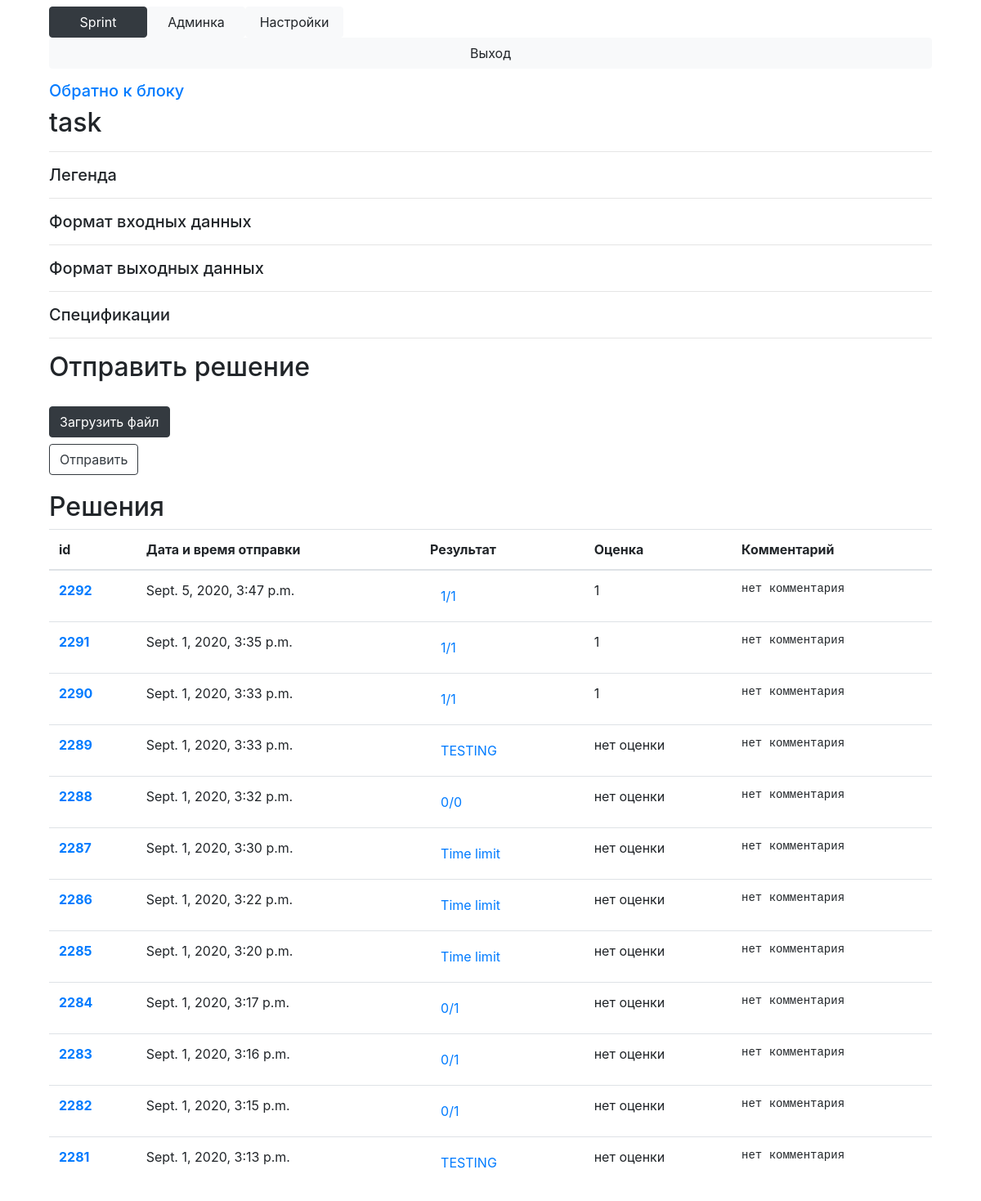
Page /task?id=1 (signed in) on the earlier database version.
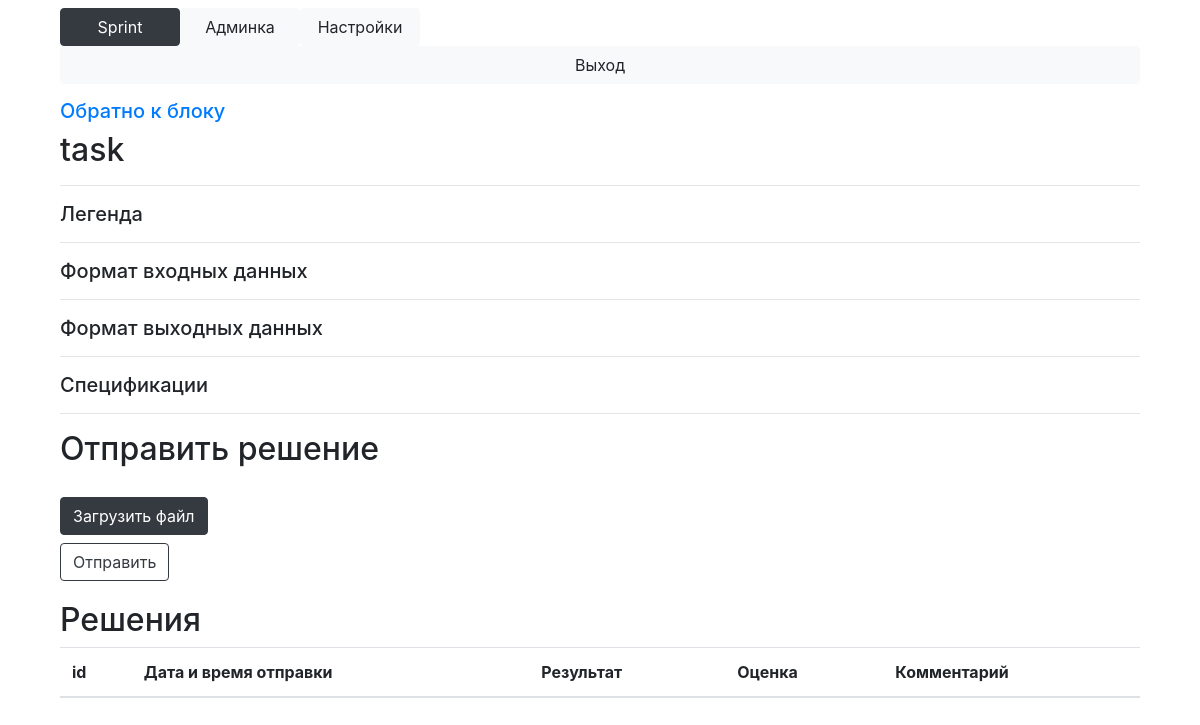
Same page on the later database version.
### Main/models.py (models this page shows, shortened)
class Task(models.Model):
    name = models.TextField()
    block = models.ForeignKey(Block, on_delete=models.CASCADE)
    legend = models.TextField(default='')
    input = models.TextField(default='')
    output = models.TextField(default='')
    specifications = models.TextField(default='')
    time_limit = models.IntegerField(default=10000)
    weight = models.FloatField(default=1.0)
    max_mark = models.IntegerField(default=10)
    max_solutions_count = models.IntegerField(default=10)

class Solution(models.Model):
    task = models.ForeignKey(Task, on_delete=models.CASCADE)
    user = models.ForeignKey(User, on_delete=models.CASCADE)
    result = models.TextField()
    details = models.TextField(default='')
    time_sent = models.DateTimeField(null=True)
    mark = models.IntegerField(null=True)
    comment = models.TextField(default='')
    @property
    def mark_property(self):
        return str(self.mark) if self.mark is not None else 'нет оценки'
    @property
    def comment_property(self):
        return self.comment if self.comment else 'нет комментария'

### Main/views.py (the view, shortened to what this page needs)
# urls.py: path('task', views.task),
def task(request):
    current_task = Task.objects.get(id=request.GET['id'])
    user = request.user
    if not check_permission_block(user, current_task.block):
        return HttpResponseRedirect('/main')
    can_send = len(Solution.objects.filter(user=request.user, task=current_task)) < current_task.max_solutions_count
    return render(request, 'task.html', context={'is_admin': check_admin(user),
                                                 'task': current_task,
                                                 'solutions': reversed(Solution.objects.filter(task=current_task, user=user)),
                                                 'can_send': can_send,
                                                 'can_edit': check_admin_on_course(request.user, current_task.block.course)})

### Main/main.py (called while the page is built, shortened)
def check_login(user):
    return user.is_authenticated

def check_admin(user):
    if check_teacher(user):
        return True

def check_teacher(user):
    return user.is_staff and check_login(user)

def courses_available(user):
    if user.is_superuser:
        return Course.objects.all()
    else:
        return [s.course for s in Subscribe.objects.filter(user=user)]

def blocks_available(user):
    courses = courses_available(user)
    blocks = {}
    is_admin = check_admin(user)
    for course in courses:
        if is_admin:
            blocks[course] = Block.objects.filter(
                course=course
            )
    return blocks

def check_permission_block(user, block):
    blocks = blocks_available(user)
    for course in blocks.keys():
        if block in blocks[course]:
            return True
    return False

def check_admin_on_course(user, course):
    if user.is_superuser:
        return True
    try:
        s = Subscribe.objects.get(user=user, course=course)
    except ObjectDoesNotExist:
        return False
    return s.is_assistant or user.is_staff

### templates/task.html (shortened to what this page needs)
{% extends 'base_main.html' %}
{% block content %}
        <h5>
            <a href="/block?id={{ task.block.id }}">Обратно к блоку</a>
        </h5>
        <h2>
            {{ task.name }}
        </h2>
        <hr>
        <h5>Легенда</h5>
        <hr>
        <h5>Формат входных данных</h5>
        <hr>
        <h5>Формат выходных данных</h5>
        <hr>
        <h5>Спецификации</h5>
        <hr>
        {% if can_send or can_edit %}
            <h2>Отправить решение</h2>
            <form action="" method="POST" enctype="multipart/form-data">
                <label for="file-upload" class="btn btn-dark" style="margin-top: 20px;">
                    Загрузить файл
                </label>
                <br><input type="submit" value="Отправить" class="btn btn-outline-dark">
            </form>
        {% endif %}
        <h2 style="margin-top: 20px;">Решения</h2>
        <table class="table">
            <thead>
                <tr>
                    <th scope="col">id</th>
                    <th scope="col">Дата и время отправки</th>
                    <th scope="col">Результат</th>
                    <th scope="col">Оценка</th>
                    <th scope="col">Комментарий</th>
                </tr>
            </thead>
            <tbody>
                {% for solution in solutions %}
                <tr>
                    <th scope="row">
                        <a href="/solution?id={{ solution.id }}">{{ solution.id }}</a>
                    </th>
                    <td>
                        {{ solution.time_sent }}
                    </td>
                    <td>
                        {% if can_edit %}
                                <button type="button" class="btn btn-link" data-toggle="modal" data-target="#resultModalLong{{ solution.id }}">
                                  {{ solution.result }}
                                </button>
                        {% else %}
                                {{ solution.result }}
                        {% endif %}
                    </td>
                    <td>
                        {{ solution.mark_property }}
                    </td>
                    <td>
<pre>
{{ solution.comment_property }}
</pre>
                    </td>
                </tr>
            {% endfor %}
            </tbody>
        </table>
{% endblock %}

### templates/base_main.html
{% extends 'base.html' %}
{% block header %}
    <div class="row no-gutters top-buffer">
        <div class="col" style="min-width: 100px;">
            <button type="button" class="btn btn-dark btn-block top-button" onclick="main()">Sprint</button>
        </div>
        {% if is_admin %}
            <div class="col" style="min-width: 100px;">
                <button type="button" class="btn btn-light btn-block top-button" onclick="admin()">Админка</button>
            </div>
            <div class="col" style="min-width: 100px;">
                <button type="button" class="btn btn-light btn-block top-button"  onclick="settings()">Настройки</button>
            </div>
            <div class="col-8"></div>
        {% else %}
            <div class="col" style="min-width: 100px;">
                <button type="button" class="btn btn-light btn-block top-button"  onclick="settings()">Настройки</button>
            </div>
            <div class="col-9"></div>
        {% endif %}
        <div class="col" style="min-width: 100px;">
            <button type="button" class="btn btn-light btn-block top-button" onclick="logout()">Выход</button>
        </div>
    </div>
{% endblock %}

### templates/base.html (shortened to what this page needs)
<!DOCTYPE HTML PUBLIC "-//W3C//DTD HTML 4.01//EN"
  "http://www.w3.org/TR/html4/strict.dtd">
{% load static %}
<html lang="en">
	<head>
        <link rel="stylesheet" href="https://stackpath.bootstrapcdn.com/bootstrap/4.5.0/css/bootstrap.min.css">
		<link rel="stylesheet" type="text/css" href={% static "css/styles.css" %}>
        <link rel="stylesheet" href="//code.jquery.com/ui/1.12.1/themes/base/jquery-ui.css">
	</head>
	<body>
		<div class="main_div">
            <header class="mt-2 mb-2" role="banner">
            {% block header %}{% endblock %}
            </header>
            {% block content %}{% endblock %}
        </div>
	</body>
</html>

### static/css/styles.css (style rules this page uses)
.main_div { margin-left: 5%; margin-right: 5%; }
.top-buffer { margin-bottom:15px; }
.top-button { min-width: 100px; display: inline-block; }

Differences in the rows shown:
removed Solution: id "2292", time_sent "Sept. 5, 2020, 3:47 p.m.", result "1/1", mark_property "1", comment_property "нет комментария"
removed Solution: id "2291", time_sent "Sept. 1, 2020, 3:35 p.m.", result "1/1", mark_property "1", comment_property "нет комментария"
removed Solution: id "2290", time_sent "Sept. 1, 2020, 3:33 p.m.", result "1/1", mark_property "1", comment_property "нет комментария"
removed Solution: id "2289", time_sent "Sept. 1, 2020, 3:33 p.m.", result "TESTING", mark_property "нет оценки", comment_property "нет комментария"
removed Solution: id "2288", time_sent "Sept. 1, 2020, 3:32 p.m.", result "0/0", mark_property "нет оценки", comment_property "нет комментария"
removed Solution: id "2287", time_sent "Sept. 1, 2020, 3:30 p.m.", result "Time limit", mark_property "нет оценки", comment_property "нет комментария"
removed Solution: id "2286", time_sent "Sept. 1, 2020, 3:22 p.m.", result "Time limit", mark_property "нет оценки", comment_property "нет комментария"
removed Solution: id "2285", time_sent "Sept. 1, 2020, 3:20 p.m.", result "Time limit", mark_property "нет оценки", comment_property "нет комментария"
removed Solution: id "2284", time_sent "Sept. 1, 2020, 3:17 p.m.", result "0/1", mark_property "нет оценки", comment_property "нет комментария"
removed Solution: id "2283", time_sent "Sept. 1, 2020, 3:16 p.m.", result "0/1", mark_property "нет оценки", comment_property "нет комментария"
removed Solution: id "2282", time_sent "Sept. 1, 2020, 3:15 p.m.", result "0/1", mark_property "нет оценки", comment_property "нет комментария"
removed Solution: id "2281", time_sent "Sept. 1, 2020, 3:13 p.m.", result "TESTING", mark_property "нет оценки", comment_property "нет комментария"
